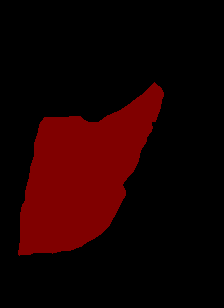
#> input picture raw_beef_json/label.png, 224 x 308 px
$ python fat_calculation.py
#> lines starting #> are read from the running program, lines starting #| are printed output that depends on the picture; after the words box and inside, x2 and y2 are one past the last pixel; in counts of white or black regions, pixels touching at a corner belong together
import cv2
import numpy as np

def calculate_masked_pixels(image_path):
    """
    이미지에서 검은색(0, 0, 0)을 제외한 모든 픽셀을 1로 변환하고,
    해당하는 픽셀 수를 계산하는 함수입니다.

    Parameters:
        image_path (str): 이미지 파일 경로

    Returns:
        int: 검은색이 아닌 부분의 픽셀 수
    """
#> called with image_path = './raw_beef_json/label.png'
    # 이미지 불러오기
    image = cv2.imread(image_path)
#> image is the input picture: shape (308, 224, 3); mean B, G, R 0, 0, 26.2

    # 검은색과 일치하는 픽셀은 0, 나머지는 1로 변환
    binary_mask = np.where(np.all(image == [0, 0, 0], axis=-1), 0, 1)
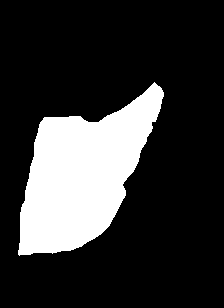
#> binary_mask: shape (308, 224) int64; values 0 (black) and 1 (white), 20.5% white; 1 white region, box (x1, y1, x2, y2) and area: (18, 82, 164, 256) 14136

    # 검은색이 아닌 부분의 픽셀 수 계산
    non_black_pixels = np.sum(binary_mask)
#> non_black_pixels = 14136

    return non_black_pixels

# 사용 예시
image_path_first = './raw_beef_json/label.png'  # 마스킹된 이미지 파일 경로
image_path_second = './fat.png'  # 마스킹된 이미지 파일 경로
masked_pixels_first = calculate_masked_pixels(image_path_first)
#> masked_pixels_first = 14136
masked_pixels_second = calculate_masked_pixels(image_path_second)
#> call 2 of calculate_masked_pixels, with image_path = './fat.png'
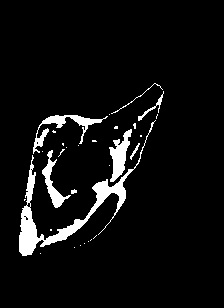
#> input picture fat.png, 224 x 308 px
#> in calculate_masked_pixels, image is the input picture: shape (308, 224, 3); 5.9% white; 30 white regions (22 under 20 px), largest, box (x1, y1, x2, y2) and area: (19, 120, 156, 256) 2106, (33, 115, 108, 154) 610, (109, 129, 132, 182) 566
#> in calculate_masked_pixels (call 2), `non_black_pixels = np.sum(binary_mask)`: non_black_pixels = 4054
#> masked_pixels_second = 4054
print(f'첫번째 U-net 마스킹된 픽셀 수: {masked_pixels_first}')
#| 첫번째 U-net 마스킹된 픽셀 수: 14136
print(f'두번째 U-net 마스킹된 픽셀 수: {masked_pixels_second}')
#| 두번째 U-net 마스킹된 픽셀 수: 4054


def calculate_pixels_per_cm2(reference_image_path):
    """
    스케일 미터 마커가 포함된 이미지를 사용하여 1cm²당 픽셀 수를 계산합니다.
    """
#> called with reference_image_path = './raw_beef.png'
    # 참조 객체가 있는 이미지를 불러오기 (그레이스케일)
    image = cv2.imread(reference_image_path, cv2.IMREAD_GRAYSCALE)
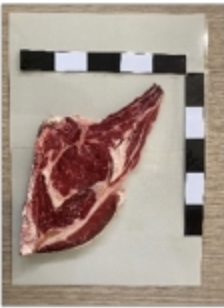
#> input picture raw_beef.png, 224 x 308 px
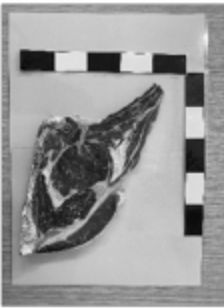
#> image: shape (308, 224); min 6, max 255, mean 151.3

    # 이미지가 제대로 로드되었는지 확인
    if image is None:
        raise ValueError("이미지를 로드할 수 없습니다. 경로를 확인하세요.")

    # Canny Edge Detector를 사용하여 윤곽 추출
    edges = cv2.Canny(image, 100, 200)
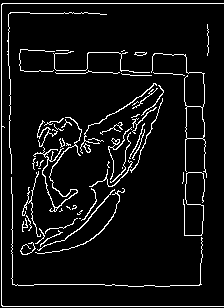
#> edges: shape (308, 224); 6.6% white in thin lines or dots

    # 윤곽선 검출을 통해 참조 객체(눈금자) 추출
    contours, _ = cv2.findContours(edges, cv2.RETR_EXTERNAL, cv2.CHAIN_APPROX_SIMPLE)
#> contours = 58 contours, 46 with area under 20; largest, box (x1, y1, x2, y2) and area: (151, 53, 207, 178) 554, (33, 117, 82, 212) 106, (37, 189, 115, 251) 48, (108, 127, 132, 180) 46, (80, 83, 157, 154) 45

    # 원본 이미지를 컬러로 다시 읽어오기 (에지를 그리기 위해)
    image_color = cv2.imread(reference_image_path)
#> image_color is the input picture: shape (308, 224, 3); mean B, G, R 138.2, 147.8, 164.9

    # 검출된 윤곽선을 원본 이미지 위에 그리기
    cv2.drawContours(image_color, contours, -1, (0, 255, 0), 2)
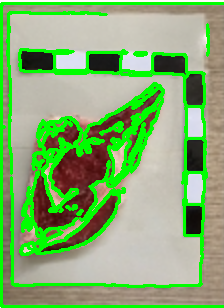
#> image_color: shape (308, 224, 3); mean B, G, R 113.7, 174.2, 133.2

    # 에지 이미지와 윤곽선을 그린 원본 이미지를 시각화
    cv2.imshow('Edges', edges)
    cv2.imshow('Contours', image_color)
    cv2.waitKey(0)
    cv2.destroyAllWindows()

    reference_area_pixels = 0
    for contour in contours:
        # 눈금자 직사각형의 윤곽을 찾고 해당 픽셀 면적을 계산
        area = cv2.contourArea(contour)
        reference_area_pixels += area
#> this loop made 58 passes
#> (area, reference_area_pixels) on passes 12, 13, 18, 23, 26, 32, 36, 39, 43, 46, 50, 51: (47.5, 98.5), (35, 133.5), (20.5, 178.5), (26, 207.5), (33, 245), (46.5, 325), (25, 372), (106, 490), (20, 532), (45, 606), (554.5, 1161), (27, 1188)
#> after the loop, reference_area_pixels = 1204

    # 참조 객체의 실제 크기: 25 cm²
    reference_area_cm2 = 25

    # 1cm²당 픽셀 수 계산
    pixels_per_cm2 = reference_area_pixels / reference_area_cm2
#> pixels_per_cm2 = 48.16
    return pixels_per_cm2

def calculate_fat_percentage(fat_mask_pixels, beef_mask_pixels):
    """
    지방의 비율을 계산합니다.
    """
    fat_percentage = (fat_mask_pixels / beef_mask_pixels) * 100
    return fat_percentage

def calculate_mass(area_cm2, thickness_cm=3.81, density_g_per_cm3=0.9):
    """
    지방의 질량을 계산합니다.
    지방의 면적, 두께, 밀도를 곱하여 계산.
    """
    mass = area_cm2 * thickness_cm * density_g_per_cm3
    return mass

def calculate_protein_mass(beef_mass, fat_mass, water_percentage=0.725, mineral_percentage=0.01, vitamin_percentage=0.005):
    """
    고기의 전체 질량에서 지방, 수분, 무기질, 비타민 및 기타 성분을 뺀 단백질 질량을 계산합니다.

    Parameters:
        beef_mass (float): 고기의 전체 질량 (g)
        fat_mass (float): 지방 질량 (g)
        water_percentage (float): 수분 비율 (기본값 72.5%)
        mineral_percentage (float): 무기질 비율 (기본값 1%)
        vitamin_percentage (float): 비타민 및 기타 성분 비율 (기본값 0.5%)

    Returns:
        float: 단백질 질량 (g)
    """
    # 수분, 무기질, 비타민 및 기타 성분의 질량을 계산
    water_mass = beef_mass * water_percentage
    mineral_mass = beef_mass * mineral_percentage
    vitamin_mass = beef_mass * vitamin_percentage

    # 단백질 질량 = 전체 질량 - (지방 + 수분 + 무기질 + 비타민 및 기타 성분)
    protein_mass = beef_mass - (fat_mass + water_mass + mineral_mass + vitamin_mass)

    return protein_mass


# 1. 참조 이미지 경로
reference_image_path = './raw_beef.png'  # 스케일 미터 마커가 있는 이미지

# 2. 1cm²당 픽셀 수 계산
pixels_per_cm2 = calculate_pixels_per_cm2(reference_image_path)
#> pixels_per_cm2 = 48.16
print(f'1cm²당 픽셀 수: {pixels_per_cm2:.2f}')
#| 1cm²당 픽셀 수: 48.16

# 3. 지방 마스크 픽셀 수와 소고기 마스크 픽셀 수 (예시 값)
fat_mask_pixels = masked_pixels_second  # 두 번째 U-Net에서 얻은 지방 마스크 픽셀 수
#> fat_mask_pixels = 4054
beef_mask_pixels = masked_pixels_first  # 첫 번째 U-Net에서 얻은 소고기 마스크 픽셀 수
#> beef_mask_pixels = 14136

# 4. 지방 비율 계산
fat_percentage = calculate_fat_percentage(fat_mask_pixels, beef_mask_pixels)
#> in calculate_fat_percentage, `fat_percentage = (fat_mask_pixels / beef_mask_pixels) * 100`: fat_percentage = 28.68
#> fat_percentage = 28.68
print(f'지방 비율: {fat_percentage:.2f}%')
#| 지방 비율: 28.68%

# 7. 전체 고기 질량
beef_area_cm2 = beef_mask_pixels / pixels_per_cm2
#> beef_area_cm2 = 293.5
beef_mass = calculate_mass(beef_area_cm2)
#> in calculate_mass, `mass = area_cm2 * thickness_cm * density_g_per_cm3`: mass = 1006.5
#> beef_mass = 1006.5
print(f'전체 고기 질량: {beef_mass:.2f}g')
#| 전체 고기 질량: 1006.49g

# 5. 지방 면적 계산 (cm²)
fat_area_cm2 = fat_mask_pixels / pixels_per_cm2
#> fat_area_cm2 = 84.18
fat_area_cm2_use_rate = beef_area_cm2 * fat_percentage / 100
#> fat_area_cm2_use_rate = 84.18
print(f'지방 면적 비율로 계산: {fat_area_cm2_use_rate:.2f}cm²')
#| 지방 면적 비율로 계산: 84.18cm²
print(f'지방 면적: {fat_area_cm2:.2f}cm²')
#| 지방 면적: 84.18cm²

# 6. 지방 질량 계산 (g)
fat_mass = calculate_mass(fat_area_cm2)
#> fat_mass = 288.6
print(f'지방 질량: {fat_mass:.2f}g')
#| 지방 질량: 288.65g

#
print(f'수분 질량: {beef_mass * 0.725:.2f}g')
#| 수분 질량: 729.70g
print(f'무기질 질량: {beef_mass * 0.01:.2f}g')
#| 무기질 질량: 10.06g
print(f'비타민 및 기타 성분 질량: {beef_mass * 0.005:.2f}g')
#| 비타민 및 기타 성분 질량: 5.03g

# 8. 단백질 질량 계산
protein_mass = calculate_protein_mass(beef_mass, fat_mass)
#> in calculate_protein_mass, `water_mass = beef_mass * water_percentage`: water_mass = 729.7
#> in calculate_protein_mass, `mineral_mass = beef_mass * mineral_percentage`: mineral_mass = 10.06
#> in calculate_protein_mass, `vitamin_mass = beef_mass * vitamin_percentage`: vitamin_mass = 5.03
#> in calculate_protein_mass, `protein_mass = beef_mass - (fat_mass + water_mass + mineral_mass + vit..`: protein_mass = -26.96
#> protein_mass = -26.96
print(f'단백질 질량: {protein_mass:.2f}g')
#| 단백질 질량: -26.96g
